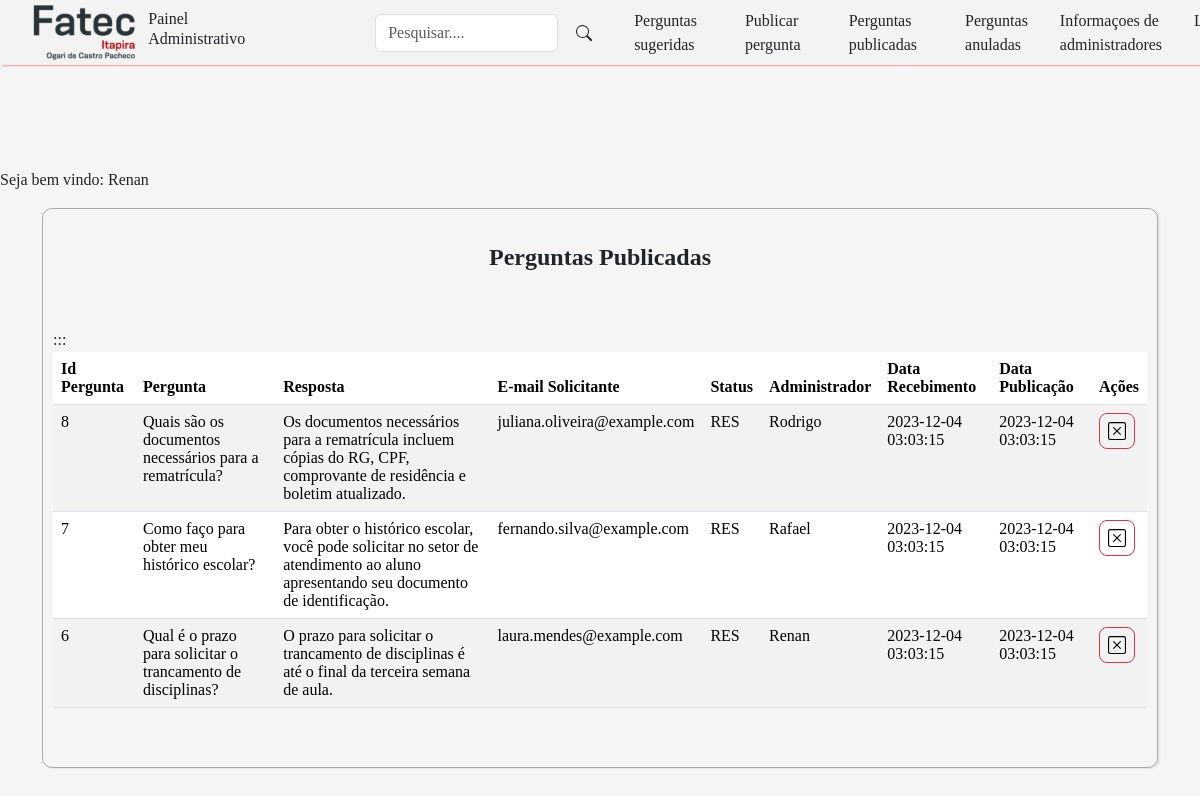
The app's page /view/listar_pergunta_publicada.php (signed in) with its own data.
### tables this page shows
CREATE TABLE tb_perguntas (
    id_pergunta INT AUTO_INCREMENT NOT NULL PRIMARY KEY,
    pergunta TEXT,
    resposta TEXT,
    nome_solicitante VARCHAR(255) NOT NULL,
    email_solicitante VARCHAR(100) NOT NULL,
    situacao VARCHAR(255) NOT NULL,
    data_pergunta DATETIME NOT NULL DEFAULT CURRENT_TIMESTAMP(),
    data_resposta DATETIME,
    adm_id_resposta INT,
    CONSTRAINT fk_tb_adm_adm_id FOREIGN KEY (adm_id_resposta) REFERENCES tb_adm(adm_id),
    status_pergunta ENUM('NR','RES','EXC') DEFAULT 'NR',
    view INT
);

CREATE TABLE tb_adm (
    adm_id INT AUTO_INCREMENT NOT NULL PRIMARY KEY,
    adm_nome VARCHAR(255) NOT NULL,
    adm_email VARCHAR(100) UNIQUE NOT NULL,
    usuario VARCHAR(50) UNIQUE NOT NULL,
    senha VARCHAR(50) NOT NULL
);

### view/listar_pergunta_publicada.php (the view, shortened to what this page needs)
<?php
if (isset($_SESSION['nome_adm_logado'])) {
    $nome_adm = $_SESSION['nome_adm_logado'];
} else {
    header('Location: ../login.html');
    exit();
    echo "Sessão não iniciada.";
}
require_once "../class/pergunta.php";
require_once "../conexao.php";
if(!empty($_GET['search']))
{
    $data = $_GET['search'];
    $sql = "SELECT p.id_pergunta,p.pergunta,p.resposta,p.email_solicitante,p.status_pergunta,a.adm_nome,p.data_pergunta,p.data_resposta
     FROM tb_perguntas p JOIN tb_adm a
     ON p.adm_id_resposta=a.adm_id
     WHERE (id_pergunta LIKE '%$data%' or pergunta LIKE '%$data%' or resposta LIKE '%$data%') and status_pergunta = 'RES' ORDER BY id_pergunta DESC
     ";
}
else
{
    $sql ="SELECT p.id_pergunta,p.pergunta,p.resposta,p.email_solicitante,p.status_pergunta,a.adm_nome,p.data_pergunta,p.data_resposta
     FROM tb_perguntas p JOIN tb_adm a
     ON p.adm_id_resposta=a.adm_id
    WHERE status_pergunta = 'RES' ORDER BY id_pergunta DESC ";
}
$result = $conexao->query($sql);
?>
<!DOCTYPE html>
<html lang="pt-BR">
<head>
    <link href="https://cdn.jsdelivr.net/npm/bootstrap@5.3.2/dist/css/bootstrap.min.css" rel="stylesheet">
    <link href="../css/areaadmin.css" rel="stylesheet">
</head>
<body>
<header>
        <nav class="navbar navbar-expand-lg fixed-top" >
            <img class="logo" src="../img/FATEC.svg">
                <div class="container ">
                <h2 class="nav-link text-light text-dark">Painel Administrativo</h2>
                <div class="box-search">
                <input type="search" class="form-control w=25" id="pesquisar" placeholder="Pesquisar...." onkeydown="handleKeyPress(event)">
                    <button class="btn" onclick="searchData()" style="margin-left:5px;">
                    </button>
                </div>
                <div class="collapse navbar-collapse  " id="navbarNav">
                <ul class="navbar-nav">
                        <li class="nav-item mx-3" >
                            <a class="nav-link text-dark" href="listar_pergunta_sugerida.php">Perguntas sugeridas</a>
                        </li>
                        <li class="nav-item mx-3">
                            <a class="nav-link text-dark" href="form_nova_pergunta.php">Publicar pergunta</a>
                        </li>
                        <li class="nav-item mx-3">
                            <a class="nav-link text-dark" href="listar_pergunta_publicada.php">Perguntas publicadas</a>
                        </li>
                        <li class="nav-item mx-3">
                            <a class="nav-link text-dark" href="listar_pergunta_anulada.php">Perguntas anuladas</a>
                        </li>
                            <a class="nav-link text-dark" href="listar_adm.php">Informaçoes de administradores</a>
                        <li class="nav-item mx-3">
                            <a class="nav-link text-dark" href="?logout=true"> Logout</a>
                        </li>
                    </ul>
                    </div>
            </div>
        </nav>
    </header>
    <br><br><br><br><br><br>
    <?php echo "<p>Seja bem vindo: $nome_adm</p>" ?>
    <main>
    <div class="container">
            <div class="table-container">
                <table class="table table-striped">
                    <thead>
                        <br>
                        <h4>Perguntas Publicadas</h4>
                        <br><br>
                        <tr>
                            <th>Id Pergunta</th>
                            <th>Pergunta</th>
                            <th>Resposta</th>
                            <th>E-mail Solicitante</th>
                            <th>Status</th>
                            <th>Administrador</th>
                            <th>Data Recebimento</th>
                            <th>Data Publicação</th>
                            <th>Ações</th>
                        </tr>
                    </thead>
                        <tbody class="table">
                        <?php
                        while($user_data = $result-> fetch(PDO::FETCH_ASSOC))
                        {
                            echo"<tr>:";
                            echo"<td>".$user_data['id_pergunta']."</td>";
                            echo"<td>".$user_data['pergunta']."</td>";
                            echo"<td>".$user_data['resposta']."</td>";
                            echo"<td>".$user_data['email_solicitante']."</td>";
                            echo"<td>".$user_data['status_pergunta']."</td>";
                            echo"<td>".$user_data['adm_nome']."</td>";
                            echo"<td>".$user_data['data_pergunta']."</td>";
                            echo"<td>".$user_data['data_resposta']."</td>";
                            echo "<td>
                                        <a class='btn btn-lg btn-danger' href='../controller/anular-pergunta-sugerida.php?id_pergunta=$user_data[id_pergunta]'><img class='botao' src='../img/x-square.svg'></a>
                                    </td>";
                        }
                    ?>
                        </tbody>
                </table>
            </div>
        </div>
    </main>
</body>
</html>

### css/areaadmin.css (style rules this page uses)
.botao { width: 18px; height: 18px; }
body { background-color:#F5F5F5; font-family: Tahoma; }
nav { height: 65px;background-color:#F3F3F3; box-shadow:2px 1px 1.5px #FF9393; }
.table-container { height: 70vh; overflow-x: auto; border: solid 0.5px #AAAAAA; border-radius: 10px; box-shadow:2px 1px 1.5px #E5E5E5; padding: 10px; }
th { padding:10px; }
h4 { text-align: center;font-weight: bold; }
h2 { font-size: 20px;margin-right: 125px; }
.box-search { display:flex; padding:5px; width:500px; align-items: center; }
.logo { margin-left: 33px;height: 65px;margin-top: 10px; }

### records on screen
tb_perguntas: id_pergunta "8", pergunta "Quais são os documentos necessários para a rematrícula?", resposta "Os documentos necessários para a rematrícula incluem cópias do RG, CPF, comprovante de residência e boletim atualizado.", email_solicitante "juliana.oliveira@example.com", status_pergunta "RES", adm_id_resposta.adm_nome "Rodrigo", data_pergunta "2023-12-04 03:03:15", data_resposta "2023-12-04 03:03:15"
tb_perguntas: id_pergunta "7", pergunta "Como faço para obter meu histórico escolar?", resposta "Para obter o histórico escolar, você pode solicitar no setor de atendimento ao aluno apresentando seu documento de identificação.", email_solicitante "fernando.silva@example.com", status_pergunta "RES", adm_id_resposta.adm_nome "Rafael", data_pergunta "2023-12-04 03:03:15", data_resposta "2023-12-04 03:03:15"
tb_perguntas: id_pergunta "6", pergunta "Qual é o prazo para solicitar o trancamento de disciplinas?", resposta "O prazo para solicitar o trancamento de disciplinas é até o final da terceira semana de aula.", email_solicitante "laura.mendes@example.com", status_pergunta "RES", adm_id_resposta.adm_nome "Renan", data_pergunta "2023-12-04 03:03:15", data_resposta "2023-12-04 03:03:15"

### other values on screen
$nome_adm "Renan"
